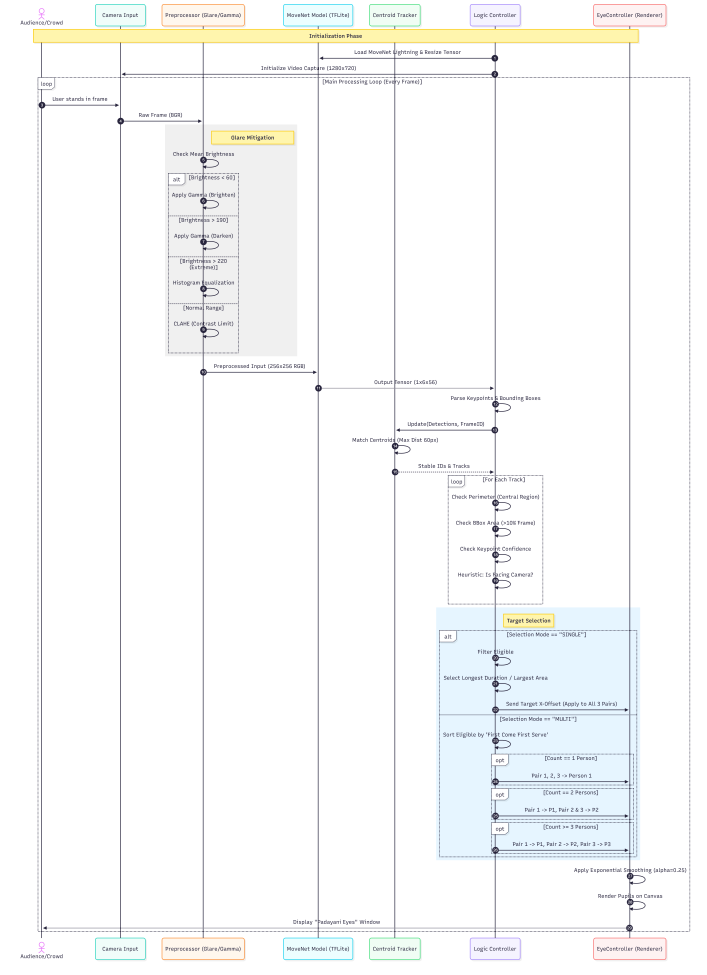
#> input picture padayani/UML19th.png, 4239 x 5846 px (shown at 1/6 size)
$ python -i demo.py   (imports and definitions only)
#> lines starting #> are read from the running program, lines starting #| are printed output that depends on the picture
#> further down, picture is the input picture: shape (5846, 4239, 3); mean B, G, R 248.9, 249.1, 248.2
"""
Padayani Eye Tracker Prototype
------------------------------

Requirements (Python packages):
    pip install opencv-python numpy
    # EITHER:
    pip install tflite-runtime
    # OR (heavier, but common):
    pip install tensorflow

MoveNet MultiPose Lightning TFLite model:
    Download from TF Hub:
      https://tfhub.dev/google/lite-model/movenet/multipose/lightning/tflite/float16/1?lite-format=tflite
    Save it next to this script as:
      movenet_multipose_lightning.tflite

Model I/O (from MoveNet.MultiPose model card):
  - Input: 1 x H x W x 3, RGB uint8, H and W multiples of 32.
    Recommended: resize so the larger side is 256, keep aspect ratio.
  - Output: [1, 6, 56]
      For each of 6 possible people:
        - First 17*3 = 51 values: [y0, x0, s0, y1, x1, s1, ..., y16, x16, s16]
          (normalized coords y,x in [0,1] and confidence s)
        - Last 5 values: [ymin, xmin, ymax, xmax, instance_score]

This script:
  - Opens webcam.
  - Runs MoveNet MultiPose Lightning for body keypoints.
  - Uses a Haar cascade for light face detection (only for a coarse facing / gaze check).
  - Applies brightness / glare mitigation (gamma + CLAHE, with very-bright fallback to hist eq).
  - Tracks people with a simple centroid tracker and assigns stable IDs.
  - Defines a configurable central perimeter region (~3m interaction zone).
  - Filters eligible people by:
      * inside perimeter
      * bounding box area (approx distance)
      * keypoint confidence
      * facing-toward heuristic
  - Has two selection modes:
      * "single": all three eye pairs lock onto one person.
      * "multi": up to 3 different people, FCFS.
  - Opens two OpenCV windows:
      * "Padayani Camera" – annotated camera feed.
      * "Padayani Eyes"   – cartoon eyes with horizontal-only pupil motion.
"""

import cv2
import numpy as np
import time
import math

# ----------------------------
# Configuration
# ----------------------------

# Path to MoveNet MultiPose Lightning model (see header for download URL)
MOVENET_MODEL_PATH = "movenet_multipose_lightning.tflite"

# Selection mode: "single" or "multi"
SELECTION_MODE = "multi"  # change to "multi" if you want one pair per person

# MoveNet input size (we'll resize frames to 256x256)
MOVENET_INPUT_SIZE = 256

# Keypoint & instance thresholds
KEYPOINT_CONF_THRESH = 0.2     # per-keypoint confidence
INSTANCE_SCORE_THRESH = 0.2    # overall instance score from MoveNet
CORE_KEYPOINT_MIN_COUNT = 4    # how many reliable core keypoints to require (nose/shoulders/hips)

# Perimeter region configuration (central rectangle in normalized coords)
# These are fractions of width/height. For a 3m-ish distance on a 640x480 stream,
# the default (0.2 margin on left/right, 0.15 on top/bottom) gives a central band.
PERIMETER_X_MARGIN = 0.01  # 0.2 => central 60% of width
PERIMETER_Y_MARGIN = 0.01  # 0.15 => central 70% of height

# Bounding-box area threshold as fraction of full frame
# Increase this if people appear too small at 3m; decrease if too strict.
MIN_BBOX_AREA_RATIO = 0.10  # 2% of frame area

# Brightness / glare mitigation
BRIGHTNESS_LOW = 60     # mean gray below this => brighten
BRIGHTNESS_HIGH = 190   # mean gray above this => darken
BRIGHTNESS_VERY_HIGH = 220  # fallback to histogram equalization when above this

# Centroid tracker configuration
TRACKER_MAX_DISTANCE = 60  # max pixels to match detections to an existing track
TRACKER_MAX_AGE = 30       # frames before a lost track is removed

# Eyes canvas configuration
EYES_CANVAS_WIDTH = 800
EYES_CANVAS_HEIGHT = 400
EYE_RADIUS = 40
PUPIL_RADIUS = 14
PUPIL_TRAVEL_PX = 25  # how far pupils can move left/right inside each eye

# Smoothing for pupil motion (exponential smoothing)
SMOOTHING_ALPHA = 0.25  # 0<alpha<=1 ; smaller => smoother but laggier

# Face detection (Haar cascade)
FACE_MIN_SIZE_PX = 40  # ignore faces smaller than this width/height


# ----------------------------
# Utility: load MoveNet interpreter
# ----------------------------

# [23 lines left out: function load_movenet_interpreter, not called in this run]


# ----------------------------
# Preprocessing: glare / brightness mitigation
# ----------------------------

def apply_gamma(image, gamma):
    inv_gamma = 1.0 / max(gamma, 1e-6)
    table = np.array([(i / 255.0) ** inv_gamma * 255
                      for i in range(256)]).astype("uint8")
    return cv2.LUT(image, table)


def preprocess_frame_for_detection(frame_bgr):
    """
    Reduce glare and improve contrast:
      - compute mean brightness
      - apply gamma correction (brighten/darken)
      - apply CLAHE on L channel
      - if very bright, fallback to histogram equalization on grayscale
    Returns a new BGR frame.
    """
    # Work on a copy
    img = frame_bgr.copy()

    gray = cv2.cvtColor(img, cv2.COLOR_BGR2GRAY)
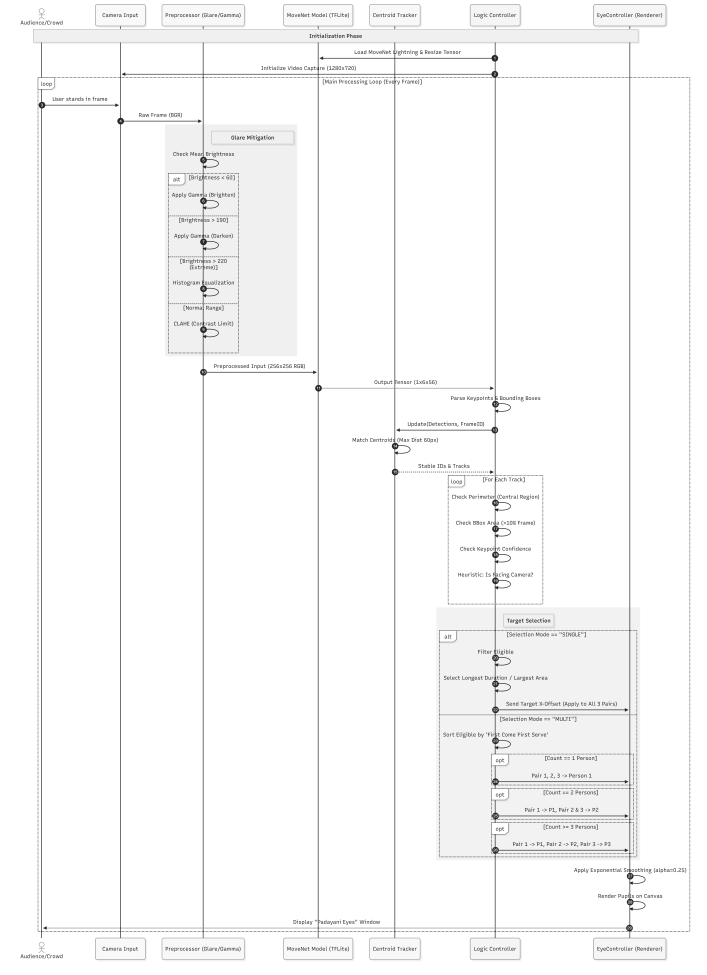
#> gray: shape (5846, 4239) (shown at 1/6 size); min 38, max 255, mean 248.8
    mean_brightness = gray.mean()
#> mean_brightness = 248.8

    # Gamma correction based on brightness
    if mean_brightness < BRIGHTNESS_LOW:
        img = apply_gamma(img, 1.4)  # brighten
    elif mean_brightness > BRIGHTNESS_HIGH:
        img = apply_gamma(img, 0.7)  # darken

    # If extremely bright (heavy glare), fallback to histogram equalization on grayscale
    if mean_brightness > BRIGHTNESS_VERY_HIGH:
        eq = cv2.equalizeHist(gray)
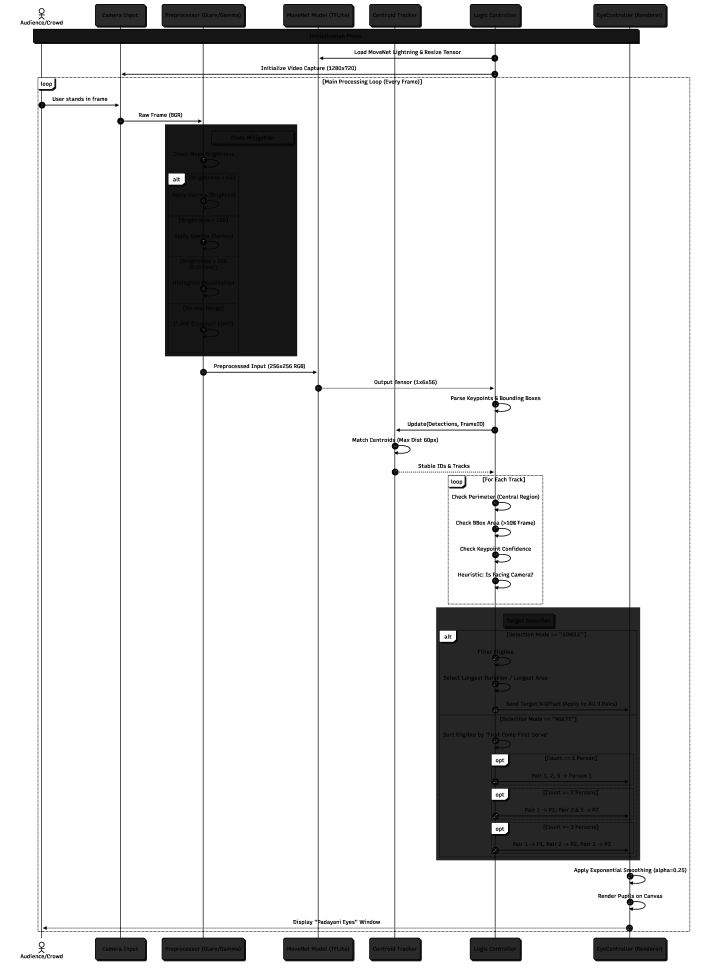
#> eq: shape (5846, 4239) (shown at 1/6 size); min 0, max 255, mean 215.8
        img = cv2.cvtColor(eq, cv2.COLOR_GRAY2BGR)
        return img

    # CLAHE on L channel
    lab = cv2.cvtColor(img, cv2.COLOR_BGR2LAB)
    l, a, b = cv2.split(lab)
    clahe = cv2.createCLAHE(clipLimit=2.0, tileGridSize=(8, 8))
    cl = clahe.apply(l)
    lab = cv2.merge((cl, a, b))
    img = cv2.cvtColor(lab, cv2.COLOR_LAB2BGR)

    return img


# ----------------------------
# MoveNet MultiPose: parsing output
# ----------------------------

KEYPOINT_NAMES = [
    "nose", "left_eye", "right_eye", "left_ear", "right_ear",
    "left_shoulder", "right_shoulder", "left_elbow", "right_elbow",
    "left_wrist", "right_wrist", "left_hip", "right_hip",
    "left_knee", "right_knee", "left_ankle", "right_ankle"
]


# [53 lines left out: function parse_movenet_multipose, not called in this run]


# ----------------------------
# Simple centroid tracker
# ----------------------------

class SimpleCentroidTracker:
    # [322 lines left out: functions __init__, _compute_centroid, update, is_person_facing_exhibit, compute_perimeter, update_eligibility and 2 more, not called in this run]


# ----------------------------
# Eyes controller & rendering
# ----------------------------

class EyesController:
    def __init__(self, num_pairs=3):
        self.num_pairs = num_pairs
        self.smoothed_offsets = [0.0 for _ in range(num_pairs)]  # in [-1, 1]

    # [229 lines left out: functions update_offsets, render, main, not called in this run]


# [2 lines not run here, left out]

>>> import cv2
>>> picture = cv2.imread('../UML19th.png')
>>> result = preprocess_frame_for_detection(picture)
